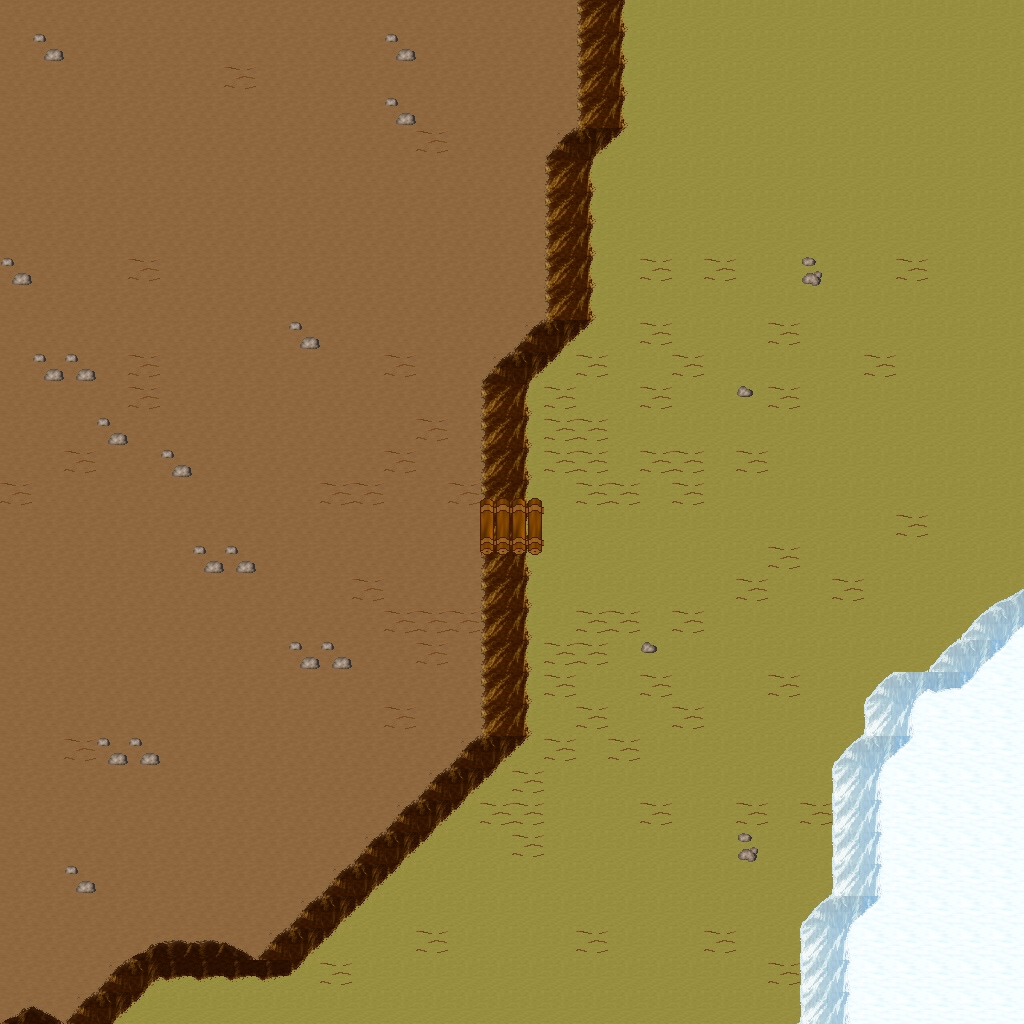

Rendered tile map (Tiled .tmx) drawn with the repository's tilesets; below, a short description and the map source with its tile grids summarised:
An orthogonal 32x32 tile map with 32x32 px tiles, 5 tile layers (Ground, Objects, Objects2, Above, ...), 1 hidden layer not drawn, 31 tilesets.

<map version="1.10" tiledversion="1.11.0" orientation="orthogonal" renderorder="right-down" width="32" height="32" tilewidth="32" tileheight="32" infinite="0" nextlayerid="11" nextobjectid="1">
 <tileset firstgid="1" name="ground_ground" tilewidth="32" tileheight="32" tilecount="33" columns="3">
  <image source="../drawable/ground_ground.png" width="96" height="352" />
 </tileset>
 <tileset firstgid="34" name="ground_ice_ice" tilewidth="32" tileheight="32" tilecount="3" columns="3">
  <image source="../drawable/ground_ice_ice.png" width="96" height="32" />
 </tileset>
 <tileset firstgid="37" name="plant_grasses" tilewidth="32" tileheight="32" tilecount="6" columns="3">
  <image source="../drawable/plant_grasses.png" width="96" height="64" />
 </tileset>
 <tileset firstgid="43" name="plant_flower_daisy_white" tilewidth="32" tileheight="32" tilecount="8" columns="2">
  <image source="../drawable/plant_flower_daisy_white.png" width="64" height="128" />
 </tileset>
 <tileset firstgid="51" name="plant_flower_daisy_blue" tilewidth="32" tileheight="32" tilecount="8" columns="2">
  <image source="../drawable/plant_flower_daisy_blue.png" width="64" height="128" />
 </tileset>
 <tileset firstgid="59" name="ground_ridge_earth_dark" tilewidth="32" tileheight="32" tilecount="96" columns="12">
  <image source="../drawable/ground_ridge_earth_dark.png" width="384" height="256" />
 </tileset>
 <tileset firstgid="155" name="ground_rock_pebbles" tilewidth="32" tileheight="32" tilecount="3" columns="1">
  <image source="../drawable/ground_rock_pebbles.png" width="32" height="96" />
 </tileset>
 <tileset firstgid="158" name="ground_grass_edges" tilewidth="32" tileheight="32" tilecount="36" columns="12">
  <image source="../drawable/ground_grass_edges.png" width="384" height="96" />
 </tileset>
 <tileset firstgid="194" name="plant_bush_bushes" tilewidth="32" tileheight="32" tilecount="10" columns="5">
  <image source="../drawable/plant_bush_bushes.png" width="160" height="64" />
 </tileset>
 <tileset firstgid="204" name="plant_stump_stump_purple" tilewidth="32" tileheight="32" tilecount="4" columns="2">
  <image source="../drawable/plant_stump_stump_purple.png" width="64" height="64" />
 </tileset>
 <tileset firstgid="208" name="building_wall_stone" tilewidth="32" tileheight="32" tilecount="12" columns="3">
  <image source="../drawable/building_wall_stone.png" width="96" height="128" />
 </tileset>
 <tileset firstgid="220" name="ground_ridge_ice_2" tilewidth="32" tileheight="32" tilecount="42" columns="7">
  <image source="../drawable/ground_ridge_ice_2.png" width="224" height="192" />
 </tileset>
 <tileset firstgid="262" name="plant_tree_tree_green" tilewidth="32" tileheight="32" tilecount="88" columns="8">
  <image source="../drawable/plant_tree_tree_green.png" width="256" height="352" />
 </tileset>
 <tileset firstgid="350" name="building_window_window_long" tilewidth="32" tileheight="32" tilecount="3" columns="3">
  <image source="../drawable/building_window_window_long.png" width="96" height="32" />
 </tileset>
 <tileset firstgid="353" name="building_window_window_right" tilewidth="32" tileheight="32" tilecount="2" columns="2">
  <image source="../drawable/building_window_window_right.png" width="64" height="32" />
 </tileset>
 <tileset firstgid="355" name="building_door_door_n" tilewidth="32" tileheight="32" tilecount="6" columns="3">
  <image source="../drawable/building_door_door_n.png" width="96" height="64" />
 </tileset>
 <tileset firstgid="361" name="building_door_closed_with_key" tilewidth="32" tileheight="32" tilecount="1" columns="1">
  <image source="../drawable/building_door_closed_with_key.png" width="32" height="32" />
 </tileset>
 <tileset firstgid="362" name="ground_ladder_horizontal_dark" tilewidth="32" tileheight="32" tilecount="3" columns="1">
  <image source="../drawable/ground_ladder_horizontal_dark.png" width="32" height="96" />
 </tileset>
 <tileset firstgid="365" name="ground_ladder_vertical_dark" tilewidth="32" tileheight="32" tilecount="3" columns="3">
  <image source="../drawable/ground_ladder_vertical_dark.png" width="96" height="32" />
 </tileset>
 <tileset firstgid="368" name="building_roof_yellow" tilewidth="32" tileheight="32" tilecount="20" columns="5">
  <image source="../drawable/building_roof_yellow.png" width="160" height="128" />
 </tileset>
 <tileset firstgid="388" name="logic_creature_gnome" tilewidth="32" tileheight="32" tilecount="6" columns="6">
  <image source="../drawable/logic_creature_gnome.png" width="192" height="32" />
 </tileset>
 <tileset firstgid="394" name="logic_creature_orc" tilewidth="32" tileheight="32" tilecount="6" columns="6">
  <image source="../drawable/logic_creature_orc.png" width="192" height="32" />
 </tileset>
 <tileset firstgid="400" name="logic_portal" tilewidth="32" tileheight="32" tilecount="24" columns="8">
  <image source="../drawable/logic_portal.png" width="256" height="96" />
 </tileset>
 <tileset firstgid="424" name="logic_creature_animal" tilewidth="32" tileheight="32" tilecount="32" columns="8">
  <image source="../drawable/logic_creature_animal.png" width="256" height="128" />
 </tileset>
 <tileset firstgid="456" name="logic_collision" tilewidth="32" tileheight="32" tilecount="1" columns="1">
  <image source="../drawable/logic_collision.png" width="32" height="32" />
 </tileset>
 <tileset firstgid="457" name="item_blood_nsew_stains" tilewidth="32" tileheight="32" tilecount="4" columns="2">
  <image source="../drawable/item_blood_nsew_stains.png" width="64" height="64" />
 </tileset>
 <tileset firstgid="461" name="item_blood_floor_stain" tilewidth="32" tileheight="32" tilecount="1" columns="1">
  <image source="../drawable/item_blood_floor_stain.png" width="32" height="32" />
 </tileset>
 <tileset firstgid="462" name="ground_blue_paving" tilewidth="32" tileheight="32" tilecount="2" columns="1">
  <image source="../drawable/ground_blue_paving.png" width="32" height="64" />
 </tileset>
 <tileset firstgid="464" name="ground_green_paving" tilewidth="32" tileheight="32" tilecount="18" columns="3">
  <image source="../drawable/ground_green_paving.png" width="96" height="192" />
 </tileset>
 <tileset firstgid="482" name="logic_protection" tilewidth="32" tileheight="32" tilecount="2" columns="2">
  <image source="../drawable/logic_protection.png" width="64" height="32" />
 </tileset>
 <tileset firstgid="484" name="logic_creature_fowl" tilewidth="32" tileheight="32" tilecount="6" columns="6">
  <image source="../drawable/logic_creature_fowl.png" width="192" height="32" />
 </tileset>
 <layer id="1" name="Ground" width="32" height="32">
  <data>[1024 cells, 1024 non-empty, 3 distinct tile ids]</data>
 </layer>
 <layer id="2" name="Objects" width="32" height="32">
  <data>[1024 cells, 213 non-empty, 21 distinct tile ids]</data>
 </layer>
 <layer id="3" name="Objects2" width="32" height="32">
  <data>[1024 cells, 6 non-empty, 3 distinct tile ids]</data>
 </layer>
 <layer id="4" name="Above" width="32" height="32">
  <data>[1024 cells, 0 non-empty, 0 distinct tile ids]</data>
 </layer>
 <layer id="5" name="Above2" width="32" height="32">
  <data>[1024 cells, 0 non-empty, 0 distinct tile ids]</data>
 </layer>
 <layer id="6" name="Walkable" width="32" height="32" visible="0">
  <data>[1024 cells, 101 non-empty, 1 distinct tile ids]</data>
 </layer>
 <objectgroup id="7" name="Mapevents" />
 <objectgroup id="8" name="Spawn" />
 <objectgroup id="9" name="Keys" />
 <objectgroup id="10" name="Replace" />
</map>
